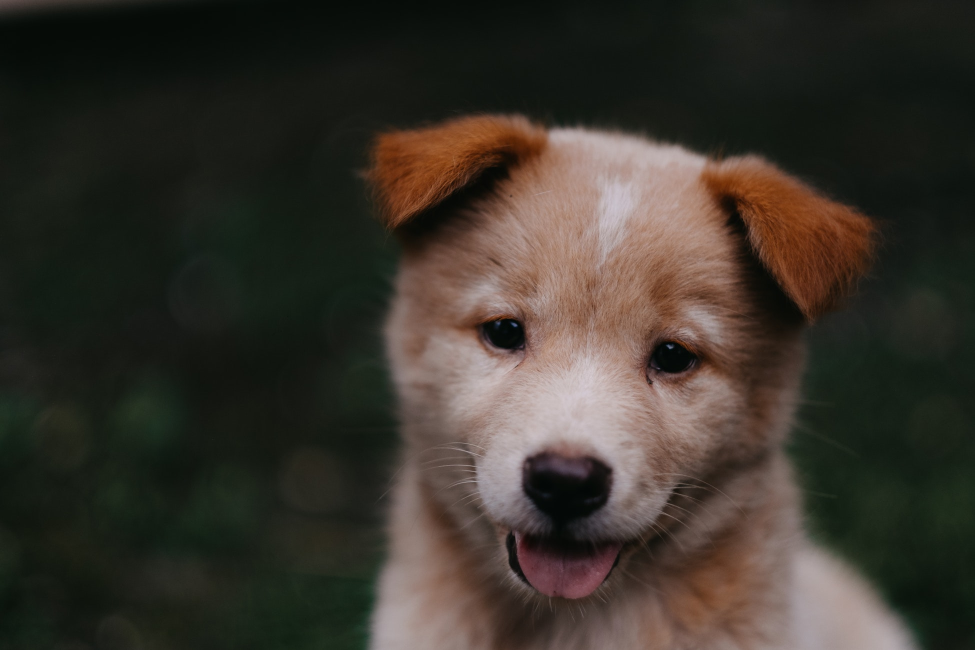
#> input picture image1.jpg, 1950 x 1300 px (shown at 1/2 size)
$ jupyter execute imgnegative.ipynb
#> lines starting #> are read from the running program, lines starting #| are printed output that depends on the picture
[cell 1]
import cv2
import matplotlib.pyplot as plt
img_1=cv2.imread('image1.jpg')
#> img_1 is the input picture: shape (1300, 1950, 3); mean B, G, R 43.8, 51.8, 57.3
img_2= 255-img_1
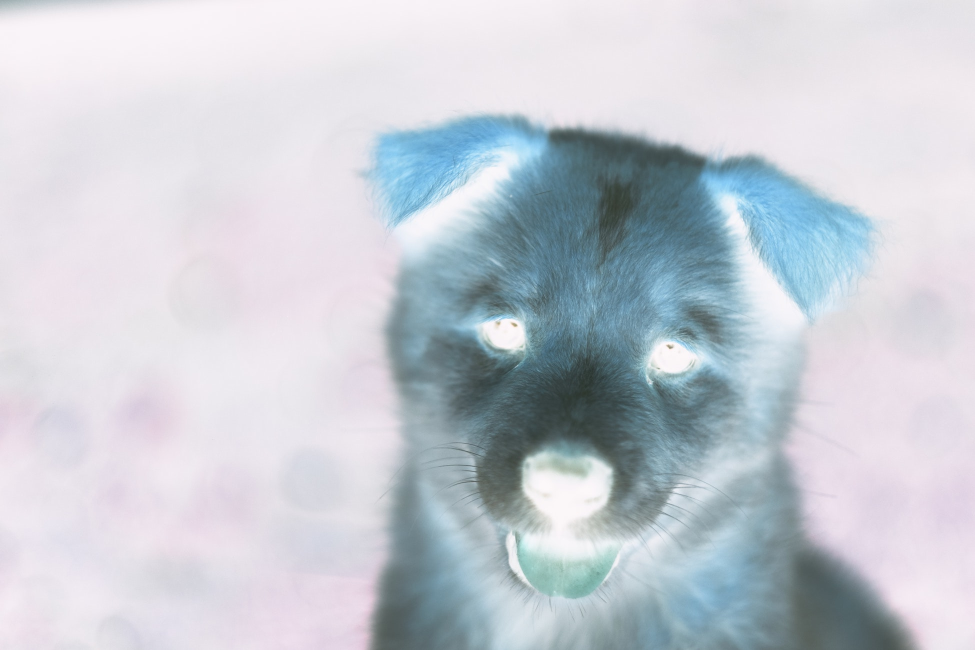
#> img_2: shape (1300, 1950, 3) (shown at 1/2 size); mean B, G, R 211.2, 203.2, 197.7
img_1=cv2.resize(img_1,(500,500))
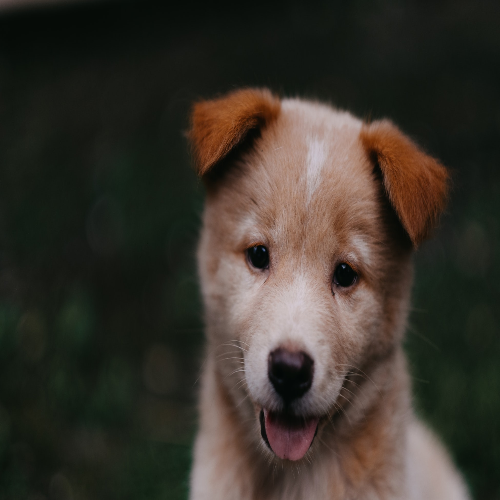
#> img_1: shape (500, 500, 3); mean B, G, R 43.7, 51.8, 57.2
img_2=cv2.resize(img_2,(500,500))
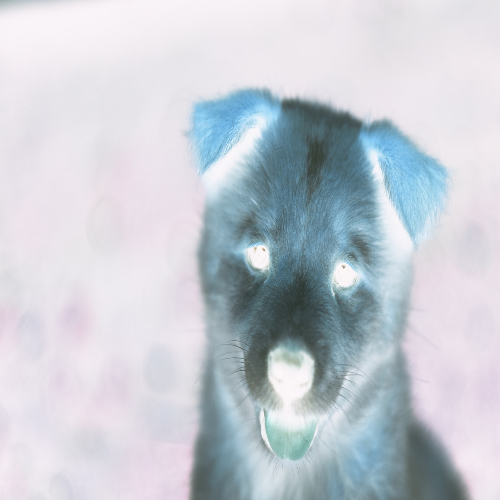
#> img_2: shape (500, 500, 3); mean B, G, R 211.1, 203.1, 197.7
cv2.imshow('input image',img_1)
cv2.imshow('image negative',img_2)
cv2.waitKey(0)
cv2.destroyAllWindows()
